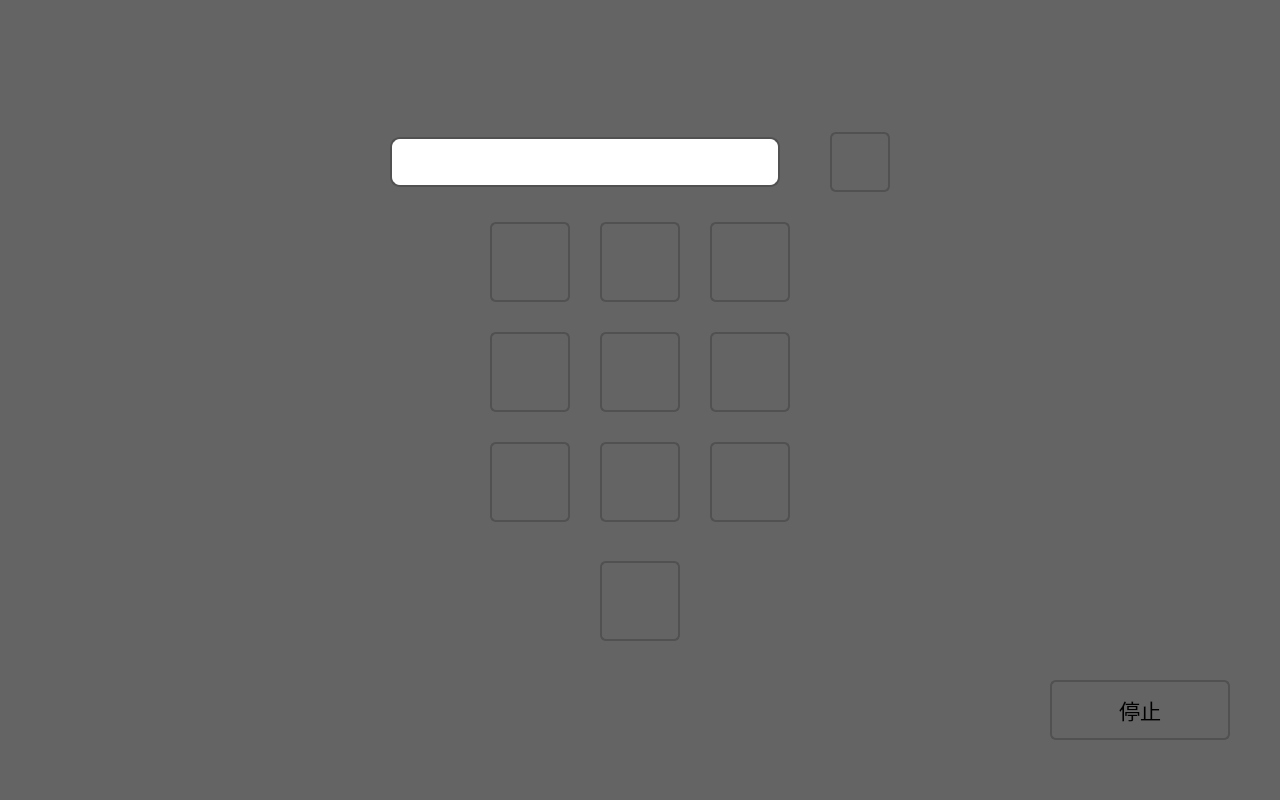
<?xml version="1.0" encoding="UTF-8"?>
<ui version="4.0">
 <class>LockDialog</class>
 <widget class="QDialog" name="LockDialog">
  <property name="geometry">
   <rect>
    <x>0</x>
    <y>0</y>
    <width>1280</width>
    <height>800</height>
   </rect>
  </property>
  <property name="windowTitle">
   <string>Dialog</string>
  </property>
  <property name="styleSheet">
   <string notr="true">#LockDialog{
background-color: rgba(100, 100, 100, 1);
/*background: transparent;*/
}

QLabel{
font-size: 20pt;
}

QLineEdit{
font-size: 20pt;
border-radius: 10px;
border: 2px solid #515151;
}

QPushButton{
font-size: 16pt;
border-radius: 6px;
border: 2px solid #515151;

}
QPushButton:pressed{
border: 2px solid #1296db
}

</string>
  </property>
  <layout class="QVBoxLayout" name="verticalLayout" stretch="0,0,0,0,0,0,0">
   <property name="spacing">
    <number>30</number>
   </property>
   <property name="leftMargin">
    <number>0</number>
   </property>
   <property name="topMargin">
    <number>0</number>
   </property>
   <property name="rightMargin">
    <number>0</number>
   </property>
   <property name="bottomMargin">
    <number>60</number>
   </property>
   <item>
    <spacer name="verticalSpacer_2">
     <property name="orientation">
      <enum>Qt::Vertical</enum>
     </property>
     <property name="sizeHint" stdset="0">
      <size>
       <width>20</width>
       <height>40</height>
      </size>
     </property>
    </spacer>
   </item>
   <item>
    <widget class="QWidget" name="widget" native="true">
     <layout class="QHBoxLayout" name="horizontalLayout">
      <property name="spacing">
       <number>50</number>
      </property>
      <property name="leftMargin">
       <number>0</number>
      </property>
      <property name="topMargin">
       <number>0</number>
      </property>
      <property name="rightMargin">
       <number>0</number>
      </property>
      <property name="bottomMargin">
       <number>0</number>
      </property>
      <item>
       <spacer name="horizontalSpacer_2">
        <property name="orientation">
         <enum>Qt::Horizontal</enum>
        </property>
        <property name="sizeHint" stdset="0">
         <size>
          <width>40</width>
          <height>20</height>
         </size>
        </property>
       </spacer>
      </item>
      <item>
       <widget class="QLineEdit" name="pwdLE">
        <property name="minimumSize">
         <size>
          <width>60</width>
          <height>50</height>
         </size>
        </property>
        <property name="text">
         <string/>
        </property>
        <property name="maxLength">
         <number>4</number>
        </property>
       </widget>
      </item>
      <item>
       <widget class="QPushButton" name="okBtn">
        <property name="minimumSize">
         <size>
          <width>60</width>
          <height>60</height>
         </size>
        </property>
        <property name="text">
         <string/>
        </property>
        <property name="icon">
         <iconset resource="../res/res.qrc">
          <normaloff>:/png/main/lock2.png</normaloff>:/png/main/lock2.png</iconset>
        </property>
        <property name="iconSize">
         <size>
          <width>40</width>
          <height>40</height>
         </size>
        </property>
        <property name="flat">
         <bool>true</bool>
        </property>
       </widget>
      </item>
      <item>
       <spacer name="horizontalSpacer">
        <property name="orientation">
         <enum>Qt::Horizontal</enum>
        </property>
        <property name="sizeHint" stdset="0">
         <size>
          <width>40</width>
          <height>20</height>
         </size>
        </property>
       </spacer>
      </item>
     </layout>
    </widget>
   </item>
   <item>
    <widget class="QWidget" name="widget_2" native="true">
     <layout class="QHBoxLayout" name="horizontalLayout_2">
      <property name="spacing">
       <number>30</number>
      </property>
      <property name="leftMargin">
       <number>0</number>
      </property>
      <property name="topMargin">
       <number>0</number>
      </property>
      <property name="rightMargin">
       <number>0</number>
      </property>
      <property name="bottomMargin">
       <number>0</number>
      </property>
      <item>
       <spacer name="horizontalSpacer_3">
        <property name="orientation">
         <enum>Qt::Horizontal</enum>
        </property>
        <property name="sizeHint" stdset="0">
         <size>
          <width>40</width>
          <height>20</height>
         </size>
        </property>
       </spacer>
      </item>
      <item>
       <widget class="QPushButton" name="btn7">
        <property name="minimumSize">
         <size>
          <width>80</width>
          <height>80</height>
         </size>
        </property>
        <property name="text">
         <string/>
        </property>
        <property name="icon">
         <iconset resource="../res/res.qrc">
          <normaloff>:/png/main/72.png</normaloff>:/png/main/72.png</iconset>
        </property>
        <property name="iconSize">
         <size>
          <width>50</width>
          <height>50</height>
         </size>
        </property>
        <property name="flat">
         <bool>true</bool>
        </property>
       </widget>
      </item>
      <item>
       <widget class="QPushButton" name="btn8">
        <property name="minimumSize">
         <size>
          <width>80</width>
          <height>80</height>
         </size>
        </property>
        <property name="text">
         <string/>
        </property>
        <property name="icon">
         <iconset resource="../res/res.qrc">
          <normaloff>:/png/main/82.png</normaloff>:/png/main/82.png</iconset>
        </property>
        <property name="iconSize">
         <size>
          <width>50</width>
          <height>50</height>
         </size>
        </property>
        <property name="flat">
         <bool>true</bool>
        </property>
       </widget>
      </item>
      <item>
       <widget class="QPushButton" name="btn9">
        <property name="minimumSize">
         <size>
          <width>80</width>
          <height>80</height>
         </size>
        </property>
        <property name="text">
         <string/>
        </property>
        <property name="icon">
         <iconset resource="../res/res.qrc">
          <normaloff>:/png/main/92.png</normaloff>:/png/main/92.png</iconset>
        </property>
        <property name="iconSize">
         <size>
          <width>50</width>
          <height>50</height>
         </size>
        </property>
        <property name="flat">
         <bool>true</bool>
        </property>
       </widget>
      </item>
      <item>
       <spacer name="horizontalSpacer_7">
        <property name="orientation">
         <enum>Qt::Horizontal</enum>
        </property>
        <property name="sizeHint" stdset="0">
         <size>
          <width>40</width>
          <height>20</height>
         </size>
        </property>
       </spacer>
      </item>
     </layout>
    </widget>
   </item>
   <item>
    <widget class="QWidget" name="widget_4" native="true">
     <layout class="QHBoxLayout" name="horizontalLayout_3">
      <property name="spacing">
       <number>30</number>
      </property>
      <property name="leftMargin">
       <number>0</number>
      </property>
      <property name="topMargin">
       <number>0</number>
      </property>
      <property name="rightMargin">
       <number>0</number>
      </property>
      <property name="bottomMargin">
       <number>0</number>
      </property>
      <item>
       <spacer name="horizontalSpacer_4">
        <property name="orientation">
         <enum>Qt::Horizontal</enum>
        </property>
        <property name="sizeHint" stdset="0">
         <size>
          <width>40</width>
          <height>20</height>
         </size>
        </property>
       </spacer>
      </item>
      <item>
       <widget class="QPushButton" name="btn4">
        <property name="minimumSize">
         <size>
          <width>80</width>
          <height>80</height>
         </size>
        </property>
        <property name="text">
         <string/>
        </property>
        <property name="icon">
         <iconset resource="../res/res.qrc">
          <normaloff>:/png/main/42.png</normaloff>:/png/main/42.png</iconset>
        </property>
        <property name="iconSize">
         <size>
          <width>50</width>
          <height>50</height>
         </size>
        </property>
        <property name="flat">
         <bool>true</bool>
        </property>
       </widget>
      </item>
      <item>
       <widget class="QPushButton" name="btn5">
        <property name="minimumSize">
         <size>
          <width>80</width>
          <height>80</height>
         </size>
        </property>
        <property name="text">
         <string/>
        </property>
        <property name="icon">
         <iconset resource="../res/res.qrc">
          <normaloff>:/png/main/52.png</normaloff>:/png/main/52.png</iconset>
        </property>
        <property name="iconSize">
         <size>
          <width>50</width>
          <height>50</height>
         </size>
        </property>
        <property name="flat">
         <bool>true</bool>
        </property>
       </widget>
      </item>
      <item>
       <widget class="QPushButton" name="btn6">
        <property name="minimumSize">
         <size>
          <width>80</width>
          <height>80</height>
         </size>
        </property>
        <property name="text">
         <string/>
        </property>
        <property name="icon">
         <iconset resource="../res/res.qrc">
          <normaloff>:/png/main/62.png</normaloff>:/png/main/62.png</iconset>
        </property>
        <property name="iconSize">
         <size>
          <width>50</width>
          <height>50</height>
         </size>
        </property>
        <property name="flat">
         <bool>true</bool>
        </property>
       </widget>
      </item>
      <item>
       <spacer name="horizontalSpacer_8">
        <property name="orientation">
         <enum>Qt::Horizontal</enum>
        </property>
        <property name="sizeHint" stdset="0">
         <size>
          <width>40</width>
          <height>20</height>
         </size>
        </property>
       </spacer>
      </item>
     </layout>
    </widget>
   </item>
   <item>
    <widget class="QWidget" name="widget_5" native="true">
     <layout class="QHBoxLayout" name="horizontalLayout_4">
      <property name="spacing">
       <number>30</number>
      </property>
      <property name="leftMargin">
       <number>0</number>
      </property>
      <property name="topMargin">
       <number>0</number>
      </property>
      <property name="rightMargin">
       <number>0</number>
      </property>
      <property name="bottomMargin">
       <number>0</number>
      </property>
      <item>
       <spacer name="horizontalSpacer_5">
        <property name="orientation">
         <enum>Qt::Horizontal</enum>
        </property>
        <property name="sizeHint" stdset="0">
         <size>
          <width>40</width>
          <height>20</height>
         </size>
        </property>
       </spacer>
      </item>
      <item>
       <widget class="QPushButton" name="btn1">
        <property name="minimumSize">
         <size>
          <width>80</width>
          <height>80</height>
         </size>
        </property>
        <property name="styleSheet">
         <string notr="true"/>
        </property>
        <property name="text">
         <string/>
        </property>
        <property name="icon">
         <iconset resource="../res/res.qrc">
          <normaloff>:/png/main/12.png</normaloff>:/png/main/12.png</iconset>
        </property>
        <property name="iconSize">
         <size>
          <width>50</width>
          <height>50</height>
         </size>
        </property>
        <property name="flat">
         <bool>true</bool>
        </property>
       </widget>
      </item>
      <item>
       <widget class="QPushButton" name="btn2">
        <property name="minimumSize">
         <size>
          <width>80</width>
          <height>80</height>
         </size>
        </property>
        <property name="text">
         <string/>
        </property>
        <property name="icon">
         <iconset resource="../res/res.qrc">
          <normaloff>:/png/main/22.png</normaloff>:/png/main/22.png</iconset>
        </property>
        <property name="iconSize">
         <size>
          <width>50</width>
          <height>50</height>
         </size>
        </property>
        <property name="flat">
         <bool>true</bool>
        </property>
       </widget>
      </item>
      <item>
       <widget class="QPushButton" name="btn3">
        <property name="minimumSize">
         <size>
          <width>80</width>
          <height>80</height>
         </size>
        </property>
        <property name="text">
         <string/>
        </property>
        <property name="icon">
         <iconset resource="../res/res.qrc">
          <normaloff>:/png/main/32.png</normaloff>:/png/main/32.png</iconset>
        </property>
        <property name="iconSize">
         <size>
          <width>50</width>
          <height>50</height>
         </size>
        </property>
        <property name="flat">
         <bool>true</bool>
        </property>
       </widget>
      </item>
      <item>
       <spacer name="horizontalSpacer_9">
        <property name="orientation">
         <enum>Qt::Horizontal</enum>
        </property>
        <property name="sizeHint" stdset="0">
         <size>
          <width>40</width>
          <height>20</height>
         </size>
        </property>
       </spacer>
      </item>
     </layout>
    </widget>
   </item>
   <item>
    <widget class="QWidget" name="widget_6" native="true">
     <layout class="QHBoxLayout" name="horizontalLayout_5">
      <item>
       <spacer name="horizontalSpacer_6">
        <property name="orientation">
         <enum>Qt::Horizontal</enum>
        </property>
        <property name="sizeHint" stdset="0">
         <size>
          <width>40</width>
          <height>20</height>
         </size>
        </property>
       </spacer>
      </item>
      <item>
       <widget class="QPushButton" name="btn0">
        <property name="minimumSize">
         <size>
          <width>80</width>
          <height>80</height>
         </size>
        </property>
        <property name="styleSheet">
         <string notr="true"/>
        </property>
        <property name="text">
         <string/>
        </property>
        <property name="icon">
         <iconset resource="../res/res.qrc">
          <normaloff>:/png/main/02.png</normaloff>:/png/main/02.png</iconset>
        </property>
        <property name="iconSize">
         <size>
          <width>50</width>
          <height>50</height>
         </size>
        </property>
        <property name="flat">
         <bool>false</bool>
        </property>
       </widget>
      </item>
      <item>
       <spacer name="horizontalSpacer_10">
        <property name="orientation">
         <enum>Qt::Horizontal</enum>
        </property>
        <property name="sizeHint" stdset="0">
         <size>
          <width>40</width>
          <height>20</height>
         </size>
        </property>
       </spacer>
      </item>
     </layout>
    </widget>
   </item>
   <item>
    <layout class="QHBoxLayout" name="horizontalLayout_6">
     <property name="spacing">
      <number>0</number>
     </property>
     <property name="leftMargin">
      <number>20</number>
     </property>
     <property name="rightMargin">
      <number>50</number>
     </property>
     <property name="bottomMargin">
      <number>0</number>
     </property>
     <item>
      <spacer name="horizontalSpacer_11">
       <property name="orientation">
        <enum>Qt::Horizontal</enum>
       </property>
       <property name="sizeHint" stdset="0">
        <size>
         <width>40</width>
         <height>20</height>
        </size>
       </property>
      </spacer>
     </item>
     <item>
      <widget class="QPushButton" name="stopBtn">
       <property name="minimumSize">
        <size>
         <width>180</width>
         <height>60</height>
        </size>
       </property>
       <property name="text">
        <string>停止</string>
       </property>
      </widget>
     </item>
    </layout>
   </item>
  </layout>
 </widget>
 <resources>
  <include location="../res/res.qrc"/>
 </resources>
 <connections/>
</ui>
